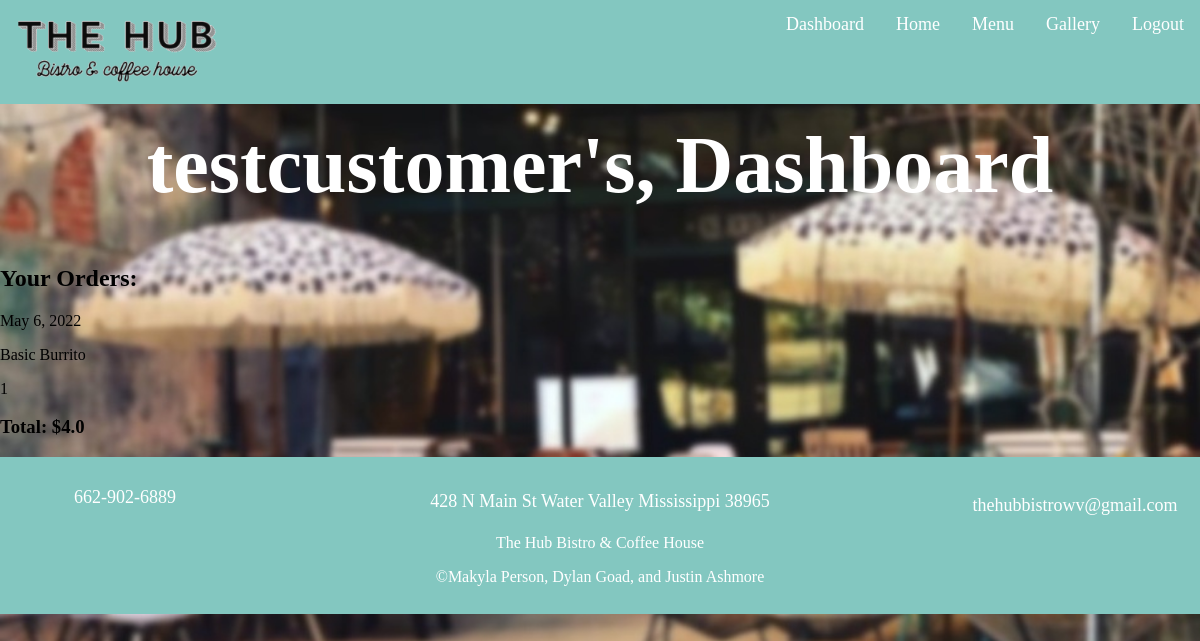
The page /dashboard/ (signed in) on the database as committed earlier.
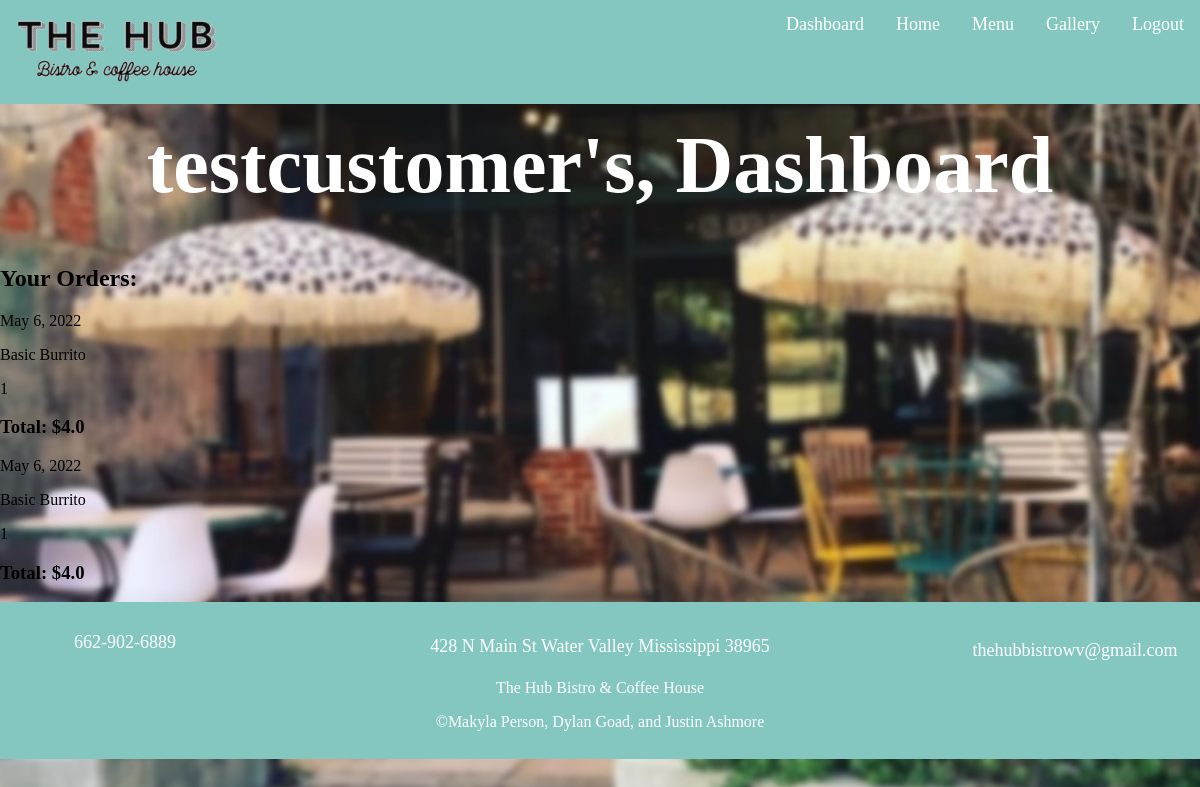
The same page on the database as committed later.
### HUB/models.py (models this page shows, shortened)
class Order(models.Model):
    id = models.AutoField(primary_key=True)
    user = models.ForeignKey(settings.AUTH_USER_MODEL, on_delete=models.CASCADE, default=1)
    date = models.DateField(default=timezone.now)
    is_paid_for = models.BooleanField(default=False)
    @property
    def get_order_total(self):
        orderitems = self.orderitem_set.all()
        total = sum([item.get_total for item in orderitems])
        return total

class OrderItem(models.Model):
    order = models.ForeignKey(Order, on_delete=models.CASCADE, default="")
    title = models.CharField(max_length=200)
    price = models.FloatField()
    quantity = models.IntegerField(default=1)
    extra = models.TextField(max_length=200, null=True)
    @property
    def get_total(self):
        return self.price

### HUB/views.py (the view)
# urls.py: path('dashboard/', views.customer_dashboard, name="dashboard-page"),
def customer_dashboard(request):
    if request.user.is_authenticated:
        cust_orders = Order.objects.filter(user=request.user)
    else:
        messages.info(request, 'Please login (or register) to view dashboard.')
        return redirect('login-page')
    context = {'cust_orders': cust_orders}
    return render(request, 'dashboard.html', context)

### HUB/templatetags/auth_extras.py (called while the page is built)
@register.filter(name='has_group')
def has_group(user, group_name):
    group = Group.objects.get(name=group_name)
    return True if group in user.groups.all() else False

### HUB/templates/dashboard.html (shortened to what this page needs)
{% extends 'base.html' %}
{%block content%}
    <h1 class="username">{{user.username}}'s, Dashboard</h1>
    <h2>Your Orders:</h2>
    <div class="ordersContainer">
        {% for order in cust_orders %}
        <section class="card">
            <p class="custName">{{order.date}}</p>
            <div class="itemCont">
                {% for item in order.orderitem_set.all %}
                <p class="itemInfo">{{item.title}}</p>
                <p class="itemInfo">{{item.quantity}}</p>
                {%endfor%}
            </div>
            <h3 class="orderTotal">Total: ${{order.get_order_total}}</h3>
        </section
        {%endfor%}
    </div>
{%endblock%}

### HUB/templates/base.html (shortened to what this page needs)
{%load static %} {% load auth_extras %}
<!DOCTYPE html>
<html lang="en">
  <head>
    <link rel="stylesheet" href="{% static 'styles.css' %}" />
  </head>
  <div id="navBackground">
    <img class="theHubWord" src="/static/images/hub.png" />
    {%if user.is_authenticated%}
    <a href="{%url 'logout'%}">Logout</a>
    {% else %}
    <a href="{%url 'login-page'%}">Login</a>
    {% endif %}
    <a href="{%url 'gallery-page'%}">Gallery</a>
    <a href="{%url 'cart-page'%}">Menu</a>
    <a href="{%url 'home-page'%}">Home</a>
    {%if user.is_authenticated and not request.user|has_group:"Admin"%}
    <a href="{%url 'dashboard-page'%}">Dashboard</a>
    {% endif %}
  </div>
  <body>
    {%block content%}{% endblock %}
  </body>
  <footer class="footer">
    <p class="contactAlignNumber">662-902-6889</p>
    <p class="contactAlignAddress">
      428 N Main St Water Valley Mississippi 38965
    </p>
    <p class="contactAlignEmail">thehubbistrowv@gmail.com</p>
    <p class="footerWords">The Hub Bistro & Coffee House</p>
    <p class="footerWords">©Makyla Person, Dylan Goad, and Justin Ashmore</p>
  </footer>
</html>

### HUB/static/styles.css (style rules this page uses)
body { background: url("images/blurredCrop.jpg"); background-attachment: fixed; background-size: cover; margin: 0; width: 100%; }
html { margin: 0; }
#navBackground { background-color: #83c7c0; position: fixed; top: 0; width: 100%; display: block; transition: top 0.3s; }
#navBackground a { display: block; color: white; padding: 14px 16px; text-decoration: none; float: right; font-size: 1.5vw; }
.theHubWord { width: 20%; height: 50%; }
.contactAlignNumber { margin-left: -950px; font-size: large; color: white; }
.contactAlignEmail { margin-left: 950px; margin-top: -35px; font-size: large; color: white; }
.contactAlignAddress { margin-top: -35px; font-size: large; color: white; }
.footer { width: 100%; padding-bottom: 1%; background-color: #83c7c0; text-align: center; padding-top: 1%; }
.footerWords { color: white; font-family: cursive; }
img { overflow: hidden; width: 700px; height: 466px; border-radius: 25px; }
.card { flex: 0 1 24%; }
.username { text-align: center; margin-top: 10%; font-size: 5em; color: white; }

Rows that differ between the two databases and show on the page:
added Order: date "May 6, 2022", get_order_total "4.0"
added OrderItem: title "Basic Burrito", quantity "1", shown under "May 6, 2022"
